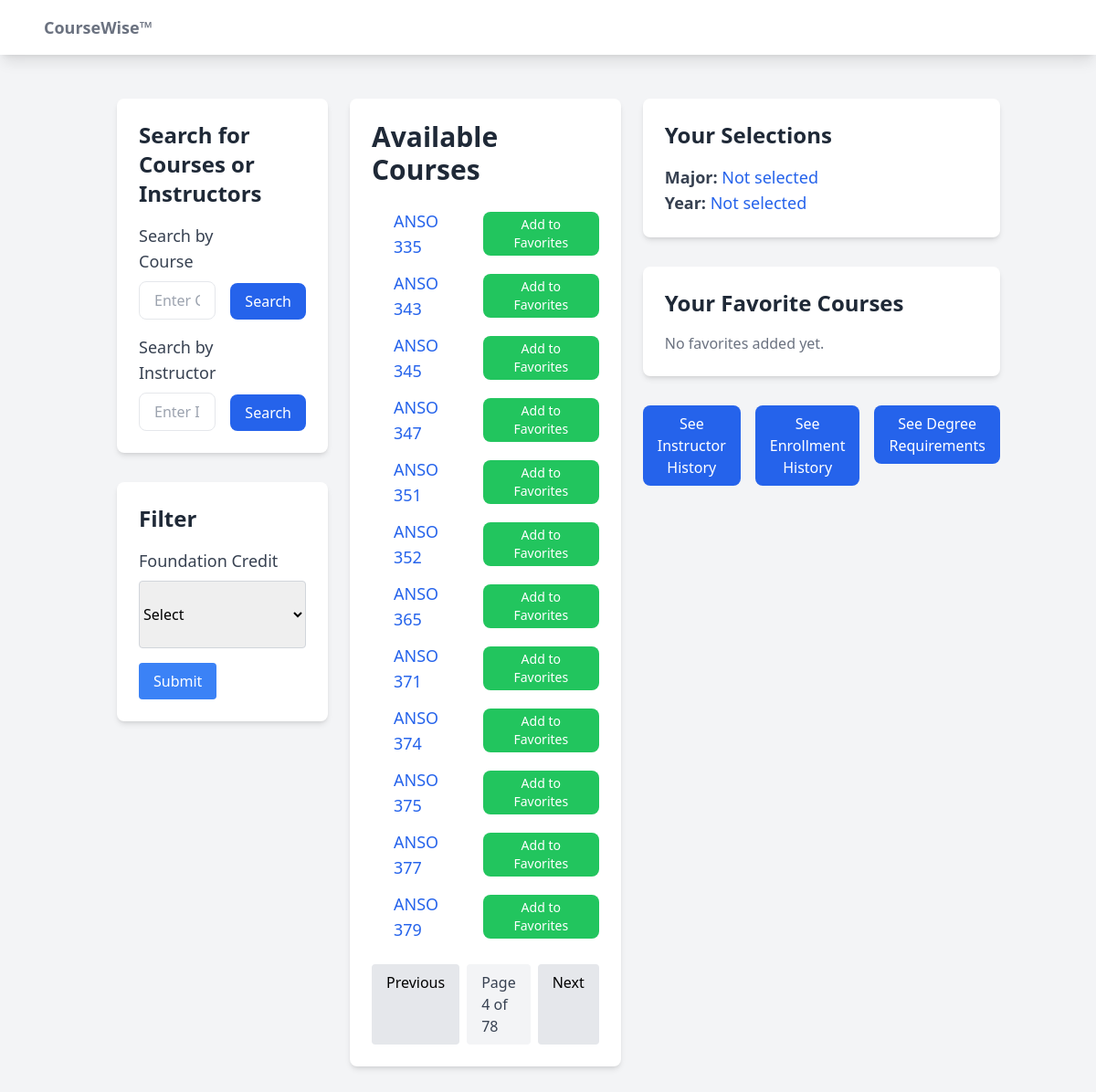
The page /courses/?page=4 on the database its author committed.
### courses/models.py (models this page shows)
class CourseInfo(models.Model):
    semester = models.CharField(max_length=255)
    year = models.CharField(max_length=255)
    subject = models.CharField(max_length=255)
    course_number = models.IntegerField()
    course_title = models.CharField(max_length=255)
    catalog_title = models.CharField(max_length=255)
    f_credits = models.CharField(max_length=255)
    prereqs = models.CharField(max_length=255)
    meeting_pattern = models.CharField(max_length=255)
    meeting_time = models.CharField(max_length=255)
    instructor = models.CharField(max_length=255)
    max_enrollment = models.IntegerField()
    students_enrolled = models.IntegerField()
    primary_requests = models.IntegerField()
    major_requests = models.IntegerField()
    senior_requests = models.IntegerField()
    seniors_enrolled = models.IntegerField()
    junior_requests = models.IntegerField()
    juniors_enrolled = models.IntegerField()
    sophomore_requests = models.IntegerField()
    sophomores_enrolled = models.IntegerField()
    first_year_requests = models.IntegerField()
    first_years_enrolled = models.IntegerField()

### courses/views.py (the view, shortened to what this page needs)
# urls.py: 2. Add a URL to urlpatterns:  path('', views.home, name='home')
def home(request):
    f_credit = request.POST.get('f_credit', 'Not selected')
    major = request.session.get('major', 'Not selected')
    year = request.session.get('year', 'Not selected')
    if f_credit == 'Not selected':
        courses = CourseInfo.objects.values('subject', 'course_number').distinct().order_by('subject', 'course_number')
    else:
        courses = CourseInfo.objects.filter(f_credits__icontains=f_credit).values('subject', 'course_number').distinct().order_by('subject', 'course_number')
    favorites = request.session.get('favorites', [])
    favorite_courses = []
    for fav in favorites:
        subject, course_number = fav.split('-')
        course = CourseInfo.objects.filter(subject=subject, course_number=course_number).first()
        if course:
            favorite_courses.append(course)
    course_search = request.GET.get('courseSearch', '').strip()
    instructor_search = request.GET.get('instructorSearch', '').strip()
    paginator = Paginator(courses, 12)  # Show 12 courses per page
    page_number = request.GET.get('page')
    page_obj = paginator.get_page(page_number)
    return render(request, 'home.html', {
        'major': major,
        'year': year,
        'course_search': course_search,
        'instructor_search': instructor_search,
        'courses': page_obj,
        'favorite_courses': favorite_courses
    })

### templates/home.html (shortened to what this page needs)
{% extends "base.html" %}
{% block content %}
    <div class="flex container mx-auto px-6 py-8">
        <div class="container justify-start basis-1/4">
            <div class="bg-white shadow-md rounded-lg p-6 mb-8">
                <h2 class="text-2xl font-semibold text-gray-800 mb-4">Search for Courses or Instructors</h2>
                <form method="get" action="{% url 'home' %}" class="flex space-x-4 mb-4">
                    <div class="flex flex-col w-full">
                        <label for="courseSearch" class="text-lg font-medium text-gray-700 mb-2">Search by Course</label>
                        <input type="text" id="courseSearch" name="courseSearch" value="{{ course_search }}" class="px-4 py-2 border rounded-lg w-full" placeholder="Enter Course" />
                    </div>
                    <div class="flex items-end">
                        <button type="submit" class="bg-blue-600 text-white py-2 px-4 rounded-lg hover:bg-blue-700 transition-all duration-300">
                            Search
                        </button>
                    </div>
                </form>
                <form method="get" action="{% url 'instructor_history' %}" class="flex space-x-4">
                    <div class="flex flex-col w-full">
                        <label for="instructorSearch" class="text-lg font-medium text-gray-700 mb-2">Search by Instructor</label>
                        <input type="text" id="instructorSearch" name="instructorSearch" value="{{ instructor_search }}" class="px-4 py-2 border rounded-lg w-full" placeholder="Enter Instructor" />
                    </div>
                    <div class="flex items-end">
                        <button type="submit" class="bg-blue-600 text-white py-2 px-4 rounded-lg hover:bg-blue-700 transition-all duration-300">
                            Search
                        </button>
                    </div>
                </form>
            </div>
            <div class="bg-white shadow-md rounded-lg p-6 mb-8">
                <h2 class="text-2xl font-semibold text-gray-800 mb-4">Filter</h2>
                <form method="POST" action="{% url 'home' %}">
                    <div class="mb-4">
                        <label for="f_credit" class="block text-lg font-medium text-gray-700">Foundation Credit</label>
                        <select id="f_credit" name="f_credit" class="mt-2 py-6 border border-gray-300 rounded w-full">
                            <option value="">Select</option>
                        </select>
                    </div>
                    <button type="submit" class="bg-blue-500 text-white py-2 px-4 rounded hover:bg-blue-700">Submit</button>
                </form>
            </div>
        </div>
        <div class="container justify-center px-6 basis-2/4">
            <div class="bg-white shadow-md rounded-lg p-6">
                <h1 class="text-3xl font-semibold text-gray-800 mb-6">Available Courses</h1>
                <ul class="list-disc pl-6 space-y-3">
                    {% for course in courses %}
                        <li class="text-lg text-gray-700 flex items-center">
                            <a href="{% url 'course_page' course.subject course.course_number %}" class="text-blue-600 hover:text-blue-800 transition-all duration-300 mr-4">
                                {{ course.subject }} {{ course.course_number }}
                            </a>
                            <button onclick="addToFavorites('{{ course.subject }}', '{{ course.course_number }}')"
                                    class="bg-green-500 text-white py-1 px-3 rounded-lg hover:bg-green-600 transition-all duration-300 text-sm">
                                Add to Favorites
                            </button>
                        </li>
                    {% empty %}
                        <li class="text-gray-500">No courses available.</li>
                    {% endfor %}
                </ul>
                <div class="mt-6 flex justify-center space-x-2">
                    {% if courses.has_previous %}
                        <a href="?page={{ courses.previous_page_number }}{% if course_search %}&courseSearch={{ course_search }}{% endif %}" class="px-4 py-2 bg-gray-200 rounded hover:bg-gray-300">Previous</a>
                    {% endif %}
                    <span class="px-4 py-2 bg-gray-100 rounded text-gray-700">Page {{ courses.number }} of {{ courses.paginator.num_pages }}</span>
                    {% if courses.has_next %}
                        <a href="?page={{ courses.next_page_number }}{% if course_search %}&courseSearch={{ course_search }}{% endif %}" class="px-4 py-2 bg-gray-200 rounded hover:bg-gray-300">Next</a>
                    {% endif %}
                </div>
            </div>
        </div>
        <div class="container justify-end basis-1/4">
            <div class="bg-white shadow-md rounded-lg p-6 mb-8">
                <h2 class="text-2xl font-semibold text-gray-800 mb-4">Your Selections</h2>
                <p class="text-lg font-medium text-gray-700">
                    <strong>Major:</strong> <span class="text-blue-600">{{ major }}</span>
                </p>
                <p class="text-lg font-medium text-gray-700">
                    <strong>Year:</strong> <span class="text-blue-600">{{ year }}</span>
                </p>
            </div>
            <div class="bg-white shadow-md rounded-lg p-6 mb-8">
                <h2 class="text-2xl font-semibold text-gray-800 mb-4">Your Favorite Courses</h2>
                {% if favorite_courses %}
                    <ul class="space-y-3">
                        {% for course in favorite_courses %}
                            <li class="flex items-center justify-between">
                                <a href="{% url 'course_page' course.subject course.course_number %}" class="text-blue-600 hover:text-blue-800 transition-all duration-300">
                                    {{ course.subject }} {{ course.course_number }}
                                </a>
                                <button onclick="removeFromFavorites('{{ course.subject }}', '{{ course.course_number }}')"
                                        class="bg-red-500 text-white py-1 px-3 rounded-lg hover:bg-red-600 transition-all duration-300 text-sm">
                                    Remove
                                </button>
                            </li>
                        {% endfor %}
                    </ul>
                {% else %}
                    <p class="text-gray-500">No favorites added yet.</p>
                {% endif %}
            </div>
            <div class="flex space-x-4 mb-6">
                <a href="{% url 'instructor_history' %}">
                    <button class="bg-blue-600 text-white py-2 px-4 rounded-lg hover:bg-blue-700 transition-all duration-300 w-full sm:w-auto">
                        See Instructor History
                    </button>
                </a>
                <a href="{% url 'historical_patterns' %}">
                    <button class="bg-blue-600 text-white py-2 px-4 rounded-lg hover:bg-blue-700 transition-all duration-300 w-full sm:w-auto">
                        See Enrollment History
                    </button>
                </a>
                <a href="{% url 'degree_requirements' %}">
                    <button class="bg-blue-600 text-white py-2 px-4 rounded-lg hover:bg-blue-700 transition-all duration-300 w-full sm:w-auto">
                        See Degree Requirements
                    </button>
                </a>
            </div>
        </div>
    </div>
{% endblock %}

### rows shown on the page
CourseInfo: subject "ANSO", course_number "347"
CourseInfo: subject "ANSO", course_number "351"
CourseInfo: subject "ANSO", course_number "371"
CourseInfo: subject "ANSO", course_number "374"

### other values the page prints
{{ course.subject }} "ANSO" "ANSO" "ANSO" "ANSO" "ANSO" "ANSO" "ANSO" "ANSO"
{{ course.course_number }} "335" "343" "345" "352" "365" "375" "377" "379"
{{ courses.number }} "4"
{{ courses.paginator.num_pages }} "78"
{{ major }} "Not selected"
{{ year }} "Not selected"
